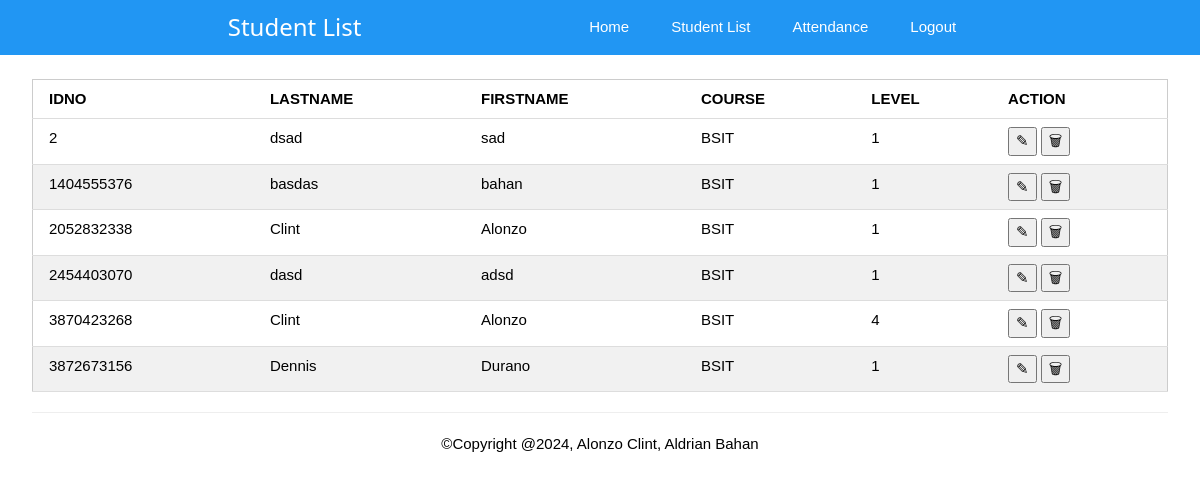
The app's page /studlist with its own data.
### tables this page shows
CREATE TABLE students (
    idno INTEGER PRIMARY KEY,
    firstname TEXT NOT NULL,
    lastname TEXT NOT NULL,
    course TEXT,
    level TEXT,
    image TEXT
);

### app.py (the view)
@app.route("/studlist")
def studlist()->None:
    students = get_students()
    return render_template("studentlist.html",  pagetitle="Student List", students=students)

### app.py (called while the page is built)
def getprocess(sql: str, params: tuple = ()) -> list:
    with connect(database) as db:
        db.row_factory = Row
        cursor = db.cursor()
        cursor.execute(sql, params)
        data = cursor.fetchall()
    return data

def get_students() -> list:
    sql = "SELECT * FROM `students`"
    return getprocess(sql)

### templates/studentlist.html (shortened to what this page needs)
{% extends 'base.html' %}
{% block content %}
<div class="w3-container w3-margin-top">
      <table id="studentTable" class="w3-table-all">
                <thead>
                    <tr>
                        <th>IDNO</th>
                        <th class="w3-hide-small w3-hide-medium">LASTNAME</th>
                        <th class="w3-hide-small w3-hide-medium">FIRSTNAME</th>
                        <th class="w3-hide-small w3-hide-medium">COURSE</th>
                        <th class="w3-hide-small w3-hide-medium">LEVEL</th>
                        <th>ACTION</th>
                    </tr>
                </thead>
                <tbody>
                    {% for student in students %}
                    <tr data-student-id="{{ student[0] }}">
                        <td>{{ student[0] }}</td>
                        <td class="w3-hide-small w3-hide-medium">{{ student[1] }}</td>
                        <td class="w3-hide-small w3-hide-medium">{{ student[2] }}</td>
                        <td class="w3-hide-small w3-hide-medium">{{ student[3] }}</td>
                        <td class="w3-hide-small w3-hide-medium">{{ student[4] }}</td>
                        <td>
                            <button onclick="editStudent({{ student[0] }})">&#9998;</button>
                            <button onclick="deleteStudent({{ student[0] }})">&#128465;</button>
                        </td>
                    </tr>
                    {% endfor %}
                </tbody>
            </table>
    {% endblock %}

### static/css/w3.css (style rules this page uses)
html { box-sizing:border-box }
*,*:before,*:after { box-sizing:inherit }
html { -ms-text-size-adjust:100%;-webkit-text-size-adjust:100% }
body { margin:0 }
button,input,select,textarea,optgroup { font:inherit;margin:0 }
button,input { overflow:visible }
button,select { text-transform:none }
button,[type=button],[type=reset],[type=submit] { -webkit-appearance:button }
html,body { font-family:Verdana,sans-serif;font-size:15px;line-height:1.5 }
html { overflow-x:hidden }
.w3-table,.w3-table-all { border-collapse:collapse;border-spacing:0;width:100%;display:table }
.w3-table-all { border:1px solid #ccc }
.w3-bordered tr,.w3-table-all tr { border-bottom:1px solid #ddd }
.w3-table-all tr:nth-child(odd) { background-color:#fff }
.w3-table-all tr:nth-child(even) { background-color:#f1f1f1 }
.w3-table td,.w3-table th,.w3-table-all td,.w3-table-all th { padding:8px 8px;display:table-cell;text-align:left;vertical-align:top }
.w3-table th:first-child,.w3-table td:first-child,.w3-table-all th:first-child,.w3-table-all td:first-child { padding-left:16px }
.w3-container:after,.w3-container:before,.w3-panel:after,.w3-panel:before,.w3-row:after,.w3-row:before,.w3-row-padding:after,.w3-row-padding:before, .w3-cell-row:before,.w3-cell-row:after,.w3-clear:after,.w3-clear:before,.w3-bar:before,.w3-bar:after { content:"";display:table;clear:both }
.w3-container,.w3-panel { padding:0.01em 16px }
.w3-margin-top { margin-top:16px!important }

### records on screen
students: idno "2", firstname "dsad", lastname "sad", course "BSIT", level "1"
students: idno "1404555376", firstname "basdas", lastname "bahan", course "BSIT", level "1"
students: idno "2052832338", firstname "Clint", lastname "Alonzo", course "BSIT", level "1"
students: idno "2454403070", firstname "dasd", lastname "adsd", course "BSIT", level "1"
students: idno "3870423268", firstname "Clint", lastname "Alonzo", course "BSIT", level "4"
students: idno "3872673156", firstname "Dennis", lastname "Durano", course "BSIT", level "1"

### other values on screen
{{ pagetitle }} "Student List"
